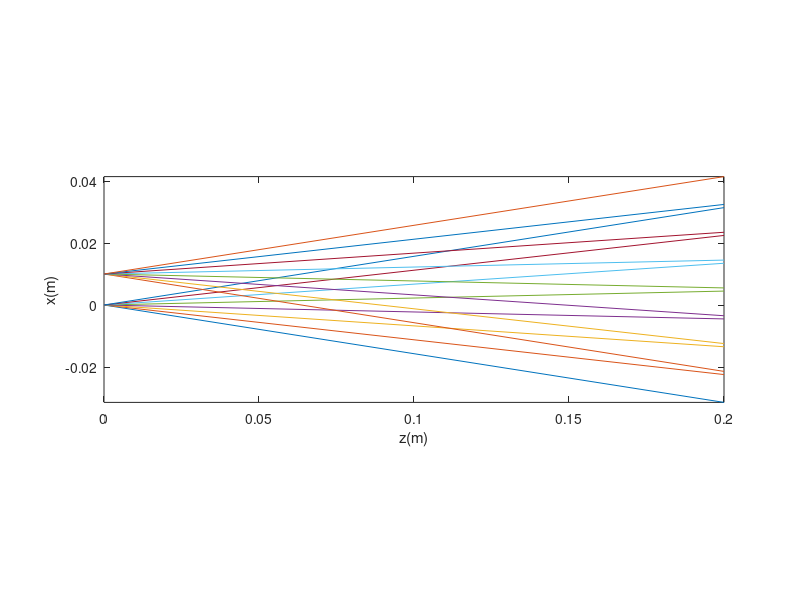
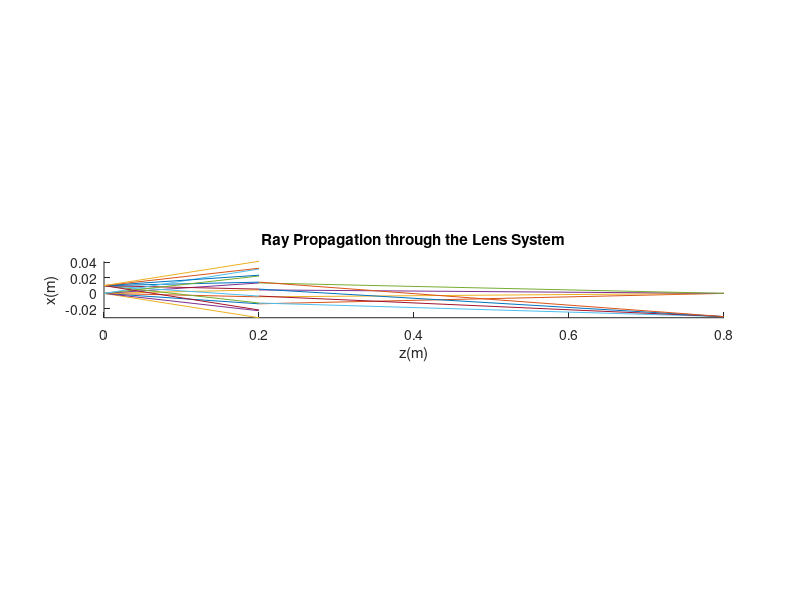

Reproduce these figures in MATLAB, in order. (Note: this script raises an error after producing the figures.)
%% ========================================================================
%  PART 1: Creating a linear framework for an optical system to propogate
%  rays
% ========================================================================

% Physical meaning of equation 6: represents the matrix that determines the
% distance the ray travels in the x and y direction; formatted as
% [1tar, d; 0, d] for each direction.
% equations 8-10: 8. exit angle theta2 is determined by formula: 
% theta2 = -y/f (or -x/f). This can be used to determine how the matrix
% changes during the operation. This will show how the lens changes the
% angle of our rays. This can shown as the matrix [1, 0; -1/f, 1] and can
% be distributed across both x and y directions.


d1 = 0.2;
% initial distance for rays to be propogated
rays = [
    zeros(1,8),0.01*ones(1,8);
    linspace(-pi/20,pi/20,8),linspace(-pi/20,pi/20,8);
    zeros(1,8),zeros(1,8);
    zeros(1,8),zeros(1,8);
    ];
% Simulation of rays with differing x and y positions as well as differing
% ray positions and angles
M_d1 = [
    1, d1, 0, 0;
    0, 1, 0, 0;
    0, 0, 1, d1;
    0, 0, 0, 1;
    ];
% Propogation matrix for rays across the original specified distance

rays_step1 = M_d1 * rays;
% product of the rays traveling the intial distance using the propogation
% matrix for d1

% Plot the rays after the first transformation 
ray_z = [zeros(1,size(rays,2)); d1*ones(1,size(rays,2))]; 
ray_x = [rays(1,:); rays_step1(1,:)];
figure; 
plot (ray_z, ray_x); 
xlabel('z(m)');
ylabel('x(m)');
axis image;
% Apply the transformation matrix for the exit angle
f = 0.15; % fixed focal length for observation 
r = 0.02; % fixed maximum radius for the thin lens
d2 = 0.6; 
% Secondary distance the ray traverses after traveling through the lens
M_f = [
    1, 0, 0, 0;
    -1/f, 1, 0, 0;
    0, 0, 1, 0;
    0, 0,-1/f, 1;
    ];
% Propogation matrix for the thin lens that the rays traverse
idx = abs (rays_step1(1,:)) <= r; 
% index for the rays to travel before reaching the maximum radius values to
% eliminate missed plots
rays_hit = rays_step1(:, idx);
% Creates rays that conform to the boundries set out by the initial index
rays_step2 = M_f * rays_hit;
% Passes the rays that stay within boundries through the thin lens
% propogation matrix to simulate its affect on the rays
M_d2 = [
    1, d2, 0, 0;
    0, 1, 0, 0;
    0, 0, 1, d2;
    0, 0, 0, 1;
    ];
% Secondary distance propogation matrix
rays_step3 = M_d2 *rays_step2; 
% Progates the rays that passed through the thin lens with the secondary
% distance

%Plot the steps together: 
figure; 
hold on;
ray_x_1 = [rays(1,idx); rays_hit(1,:)];
ray_z_1 = [zeros(1,size(rays_hit,2)); d1*ones(1,size(rays_hit,2))]; 
plot (ray_z_1, ray_x_1);  
%This plots the first segment
ray_x_2 = [rays_step2(1,:); rays_step3(1,:)];
ray_z_2 = [d1*ones(1,size(rays_hit,2)); (d1 + d2)*ones(1,size(rays_step2,2))]; 
plot(ray_z_2, ray_x_2);  
% This plots the second segment
missed_idx= ~idx; 
rays_missed = rays_step1(:, ~idx);
ray_x_1 = [rays(1,~idx); rays_missed(1,:)];
ray_z_1 = [zeros(1,size(rays_missed,2)); d1*ones(1,size(rays_missed,2))]; 
plot (ray_z_1, ray_x_1);  
%This plots the third segment
% Finalize the plot with a legend to distinguish the segments
title('Ray Propagation through the Lens System');
xlabel('z(m)');
ylabel('x(m)');
axis image;
hold off; 

%% ========================================================================
%  PART 2: Recontructing a holographic image 
% ========================================================================


load('lightField.mat');
sensor_width = 0.005; 
num_pixels = 200; 
[img,x,y] = rays2img(rays(1,:),rays(3,:), sensor_width, num_pixels);
figure;
imshow(img);
title('Captured Image from Ray Simulation');
axis image;
% It seems as though increaing the amount of pixels within the image causes
% the image to become darker and decreasing it will make the blur look
% blockier. Changing the sensor width will only zoom in or out on the blur.
% The issue isn't the sensor itself, but rather the rays that are
% unfocused. 
load ('lightField.mat');

%Define a test propagation distance (d1) in meters
d1 = 0.6; 

% Define the Ray Transfer Matrix (M_d1) 
M_d1 = [
    1, d1, 0, 0;
    0, 1, 0, 0;
    0, 0, 1, d1;
    0, 0, 0, 1;
    ];

% Apply the linear transformation to all rays 
rays_propagated = M_d1 * rays; 

%rays_propagated (1,:) = New X positions
%ray_propagated (3,:) = New Y positions
[img,x,y] = rays2img(rays_propagated(1,:),rays_propagated(3,:), sensor_width, num_pixels);
figure;

%Display the image
imshow(img);
title('Captured Image from Ray Simulation with M_{d_1}');
axis image;
% The M_d1 matrix does not change the blur of the image, it stays
% relatviely the same. M_d1 models the rays traveling from d1 to d2, it
% does not "bend" the rays. In the new image, the pixels are just more
% spread out. To form a distinct, sharp image, the full imaging system is
% needed (M_d1, M_f, M_d2). 


%% Step 2: Automated Sweep and optimizing parameters 

% Automated Sweep
load('lightField.mat'); 
f = 0.08; 

% Run the Focus Sweep function (defined at bottom)
[best_d2, peak_score] = RunFocusSweep(f, rays);
% If a valid sensor distance found, compute and report the objects distance
if best_d2 > 0
    d1 = (1/f - 1/best_d2)^(-1);
    fprintf('Found sharp object!\n');
    fprintf('Lens Focal Length f: %.3f m\n', f);
    fprintf('Best Sensor Dist d2: %.3f m\n', best_d2);
    fprintf('Calculated Object Dist d1: %.3f m\n', d1);
else
    % No viable focus peak are detected within the swept range
    fprintf('No sharp image found in range.\n');
end

% Isolate image at the best d2 found
d2 = 0.1000997; 
fprintf('Isolating image at d2 = %.5f m...\n', d2);

Mf = [1, 0, 0, 0; -1/f, 1, 0, 0; 0, 0, 1, 0; 0, 0, -1/f, 1];
Md2_best = [1, d2, 0, 0; 0, 1, 0, 0; 0, 0, 1, d2; 0, 0, 0, 1];
M_final = Md2_best * Mf;
final_rays = M_final * rays;

[img_final, ~, ~] = rays2img(final_rays(1,:), final_rays(3,:), 0.01, 800);

%We are able to somewhat identify the objects emitted by the light rays (Boston Dynamics Robot Dog, Professor Bruno Sinopoli, Washu Crest),
%however it is still not fully focused as the objects overlap one another. This is due because the
%lightField.mat containing three objects, so it is not able to entirely
%focus on one single object, resulting in the still blurry images of the three objects together.


%% ========================================================================
%  PART 3: ANGULAR FILTERING
% Separate the overlapping objects using Theta-X 
% Step 1: K-means to cluster the rays into three clusters
% ========================================================================
fprintf('Analyzing ray angles to find hidden objects...\n');
angle_data = [rays(2,:)', rays(4,:)'];

% Run K-Means to find 3 clusters automatically
k = 3; 
[cluster_idx, cluster_centers] = kmeans(angle_data, k);
% Utilizes k-means algorithm with 3 clusters to find the optimal positions
% of each angle within the set of rays

all_angles_x = rays(2,:); 
% Simulates all angles within the x-position of the dataset

cluster_means = zeros(k, 1);
% Creates a zero vector to hold the angle data of all of the means of the
% clusters
for i = 1:k
    cluster_means(i) = mean(all_angles_x(cluster_idx == i));
    % iterates through the angles from the x-direction with the index from
    % the clustering assignments to find the most optimal centroid values
    % for the data set
end

% Sorts the angles by acending to descending order with different colors to
% observe the different values of the angles
[~, sort_order] = sort(cluster_means,'ascend'); % Ascending order: Left, Middle, Right
sorted_clusters = sort (cluster_means,"ascend"); 
colors = {'#bc272d', '#50ad9f', '#e9c716'};
labels = {'WashU Crest', 'Professor Sinopoli', 'Boston Dynamics Robot Dog'};
figure; 
hold on;



for i = 1:k
    % Select only the angles belonging to this object
    this_id = sort_order(i);
    cluster_angles = all_angles_x(cluster_idx == this_id);
   
    % Plot histogram

    histogram(cluster_angles, 50, 'FaceColor', colors{i}, ...
              'FaceAlpha', 1, 'EdgeColor', 'none', ...
              'DisplayName', labels{i});
end

% Generates the title, x-label, y-label, and legend for the graph of the
% angles using the k-means algorithm
title('Angular Distribution of Light Rays (\theta_x)');
xlabel('Horizontal Angle \theta_x (radians)');
ylabel('Density of Rays');
legend('show');
grid on;
hold off;

% Sets limits for the graph of the angles found through k-means algorithm 
xlim([-0.15, 0.15]);
xticks(-0.15 : 0.015 : 0.15);

%% Defining Angles of the objects

% --- 3. RENDER EACH BAND ---

%Define object names corresponding to the sorted clusters (Left, Center,
%Right) 
object_names = {'WashU Crest (Left)', 'Professor Sinopoli (Center)', 'Unitree Go2 quadruped robot (Right)'};
sensor_width = 0.15; 
num_pixels = 800;

%This loop renders the raw, unprocessed images
figure;
for i = 1:k
    band_id = sort_order(i);  %Identifies which cluster is being worked on

    % Creates mask that isolates the rays belonging to each specific
    % cluster
    mask = (cluster_idx == band_id);
    rays_view = final_rays(:, mask);
    
    %Calculates the max spread of the rays to size the sensor 
    x_max = max(abs(rays_view(1,:)));
    y_max = max(abs(rays_view(3,:)));
    final_width = max(x_max, y_max) * 2 * 1.1;
    
    %Generate raw image
    [img, ~, ~] = rays2img(rays_view(1,:), rays_view(3,:), final_width, num_pixels);

    img = imadjust(img,[], [], 0.7);
    
    subplot(1, 3, i);
    imshow(img);
    title(sprintf('%s\n(Source Angle: %.3f rad)', object_names{i}, sorted_clusters(i)));
end

%This loop renders the final images with the filters
figure;
for i = 1:k
    band_id = sort_order(i);

    mask = (cluster_idx == band_id);
    rays_view = final_rays(:, mask);
    
    x_max = max(abs(rays_view(1,:)));
    y_max = max(abs(rays_view(3,:)));
    final_width = max(x_max, y_max) * 2 * 1.1;
    %Generates base image
    [img, ~, ~] = rays2img(rays_view(1,:), rays_view(3,:), final_width, num_pixels);
    
    %Filters the images
    img = imadjust(img,[], [], 0.7);
    img_denoised = medfilt2 (img, [2 1]);
    img_proc = double(img_denoised) / 255;
    img_smooth = imgaussfilt(img_proc, 3); 
    img_final = adapthisteq(img_smooth, 'ClipLimit', 0.01);
    
    subplot(1, 3, i);
    imshow(img_final);
    title(sprintf('%s\n(Source Angle: %.3f rad)', object_names{i}, sorted_clusters(i)));
end
%% ========================================================================
%  HELPER FUNCTIONS
% ========================================================================

function [best_d2, max_score] = RunFocusSweep(f, rays)
   
    % Search range for sensor distance d2
    d2_range = linspace(0.050, 0.1000997, 100);

    % Sets a search range for the laplacian edge detecor scores with a
    % size of the d2 range
    scores = zeros(size(d2_range));
    
    % Define Lens Matrix 
    Mf = [1, 0, 0, 0; -1/f, 1, 0, 0; 0, 0, 1, 0; 0, 0, -1/f, 1];
    
  
    for i = 1:length(d2_range)

        % iterates through different values of d2 to find the optimal
        % values
        d2 = d2_range(i);
        
        % Define Propagation Matrix
        Md2 = [1, d2, 0, 0; 0, 1, 0, 0; 0, 0, 1, d2; 0, 0, 0, 1];
        
        % Transforms the Rays of the system
        M_system = Md2 * Mf;
        new_rays = M_system * rays;
        
        % Generates Dynamic Width Calculation by using the changing values
        % of the new_rays with each iteration
        x_max = max(abs(new_rays(1,:)));
        y_max = max(abs(new_rays(3,:)));
        final_width = max(x_max, y_max) * 2 * 1.1;
        
        % Create Image
        [img, ~, ~] = rays2img(new_rays(1,:), new_rays(3,:), final_width, 400);
        
        % Calculate Score
        scores(i) = laplacecheck(img);
       
    end
    
 % Visualizes the image generated by the focus sweep
   figure; 
   imagesc(img); colormap gray; axis image;
   title(sprintf('Focus Sweep | d2: %.4fm | Score: %.4f', d2, scores(i)));
   drawnow;


    % Finds the peak value of scores and d2
    [max_score, idx] = max(scores);
    best_d2 = d2_range(idx);
    
    % Plot Results
    figure; 
    plot(d2_range, scores);
    xlabel('Sensor Distance d2 (m)');
    ylabel('Sharpness Score');
    title('Focus Sweep Results');
end

function score = laplacecheck(img)
    % Laplacian Edge Detection
    kernel = [0 -1 0; -1 4 -1; 0 -1 0];
    % Sets a laplacian kernal for image processing 
    edges = conv2(double(img), kernel, 'valid');
    % Validates the edges by performing convulation on the image and the
    % image processing kernal to find the edges 
    score = var(edges(:));
    % Generates the score by finding the varience of the edges in each
    % image and using that value as the scoring metric
end

function [img,x,y] = rays2img(rays_x,rays_y,width,Npixels)
% rays2img - Simulates the operation of a camera sensor, where each pixel
% simply collects (i.e., counts) all of the rays that intersect it. The
% image sensor is assumed to be square with 100% fill factor (no dead
% areas) and 100% quantum efficiency (each ray intersecting the sensor is
% collected).
%
% inputs:
% rays_x: A 1 x N vector representing the x position of each ray in meters.
% rays_y: A 1 x N vector representing the y position of each ray in meters.
% width: A scalar that specifies the total width of the image sensor in 
%   meters.
% Npixels: A scalar that specifies the number of pixels along one side of 
%   the square image sensor.
%
% outputs:
% img: An Npixels x Npixels matrix representing a grayscale image captured 
%   by an image sensor with a total Npixels^2 pixels.
% x: A 1 x 2 vector that specifies the x positions of the left and right 
%   edges of the imaging sensor in meters.
% y: A 1 x 2 vector that specifies the y positions of the bottom and top 
%   edges of the imaging sensor in meters.
%
% Matthew Lew 11/27/2018
% 11/26/2021 - edited to create grayscale images from a rays_x, rays_y
% vectors
% 11/9/2022 - updated to fix axis flipping created by histcounts2()

% eliminate rays that are off screen
onScreen = abs(rays_x)<width/2 & abs(rays_y)<width/2;
x_in = rays_x(onScreen);
y_in = rays_y(onScreen);

% separate screen into pixels, calculate coordinates of each pixel's edges
mPerPx = width/Npixels;
Xedges = ((1:Npixels+1)-(1+Npixels+1)/2)*mPerPx;
Yedges = ((1:Npixels+1)-(1+Npixels+1)/2)*mPerPx;

% count rays at each pixel within the image
img = histcounts2(y_in,x_in,Yedges,Xedges);    % histcounts2 for some reason assigns x to rows, y to columns


% rescale img to uint8 dynamic range
img = uint8(round(img/max(img(:)) * 255));
x = Xedges([1 end]);
y = Yedges([1 end]);

% figure;
% image(x_edges([1 end]),y_edges([1 end]),img); axis image xy;
end
